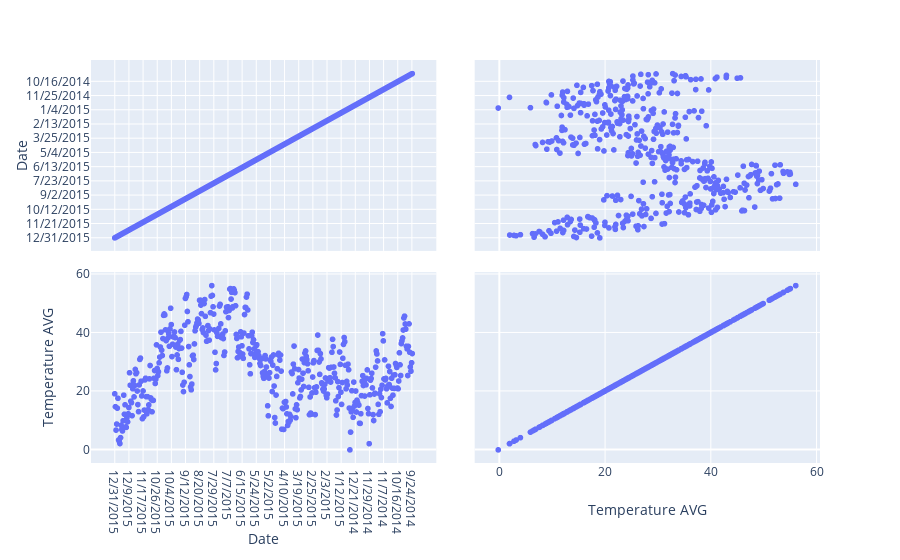

This figure's notebook cell:
### Code cell
fig=px.scatter_matrix(weather,dimensions=["Date","Temperature AVG"])
fig.show()

### Figure 1 — Plotly figure (JSON) as saved in the notebook; plotly's stock layout.template omitted (floating-point values rounded to 4 significant figures; data arrays with more than 128 entries replaced by an {"elided": "..."} marker saying what was removed)
{"data": [{"dimensions": [{"axis": {"matches": true}, "label": "Date", "values": {"elided": "464 str values"}}, {"axis": {"matches": true}, "label": "Temperature AVG", "values": {"elided": "464 float values"}}], "hoverlabel": {"namelength": 0}, "hovertemplate": "%{xaxis.title.text}=%{x}<br>%{yaxis.title.text}=%{y}", "legendgroup": "", "marker": {"color": "#636efa", "symbol": "circle"}, "name": "", "showlegend": false, "type": "splom"}], "layout": {"autosize": true, "dragmode": "select", "legend": {"tracegroupgap": 0}, "margin": {"t": 60}, "xaxis": {"autorange": true, "range": [-42.15, 505.2], "type": "category"}, "xaxis2": {"autorange": true, "range": [-5.294, 61.28], "type": "linear"}, "yaxis": {"autorange": true, "range": [-42.15, 505.2], "type": "category"}, "yaxis2": {"autorange": true, "range": [-5.294, 61.28], "type": "linear"}}}
